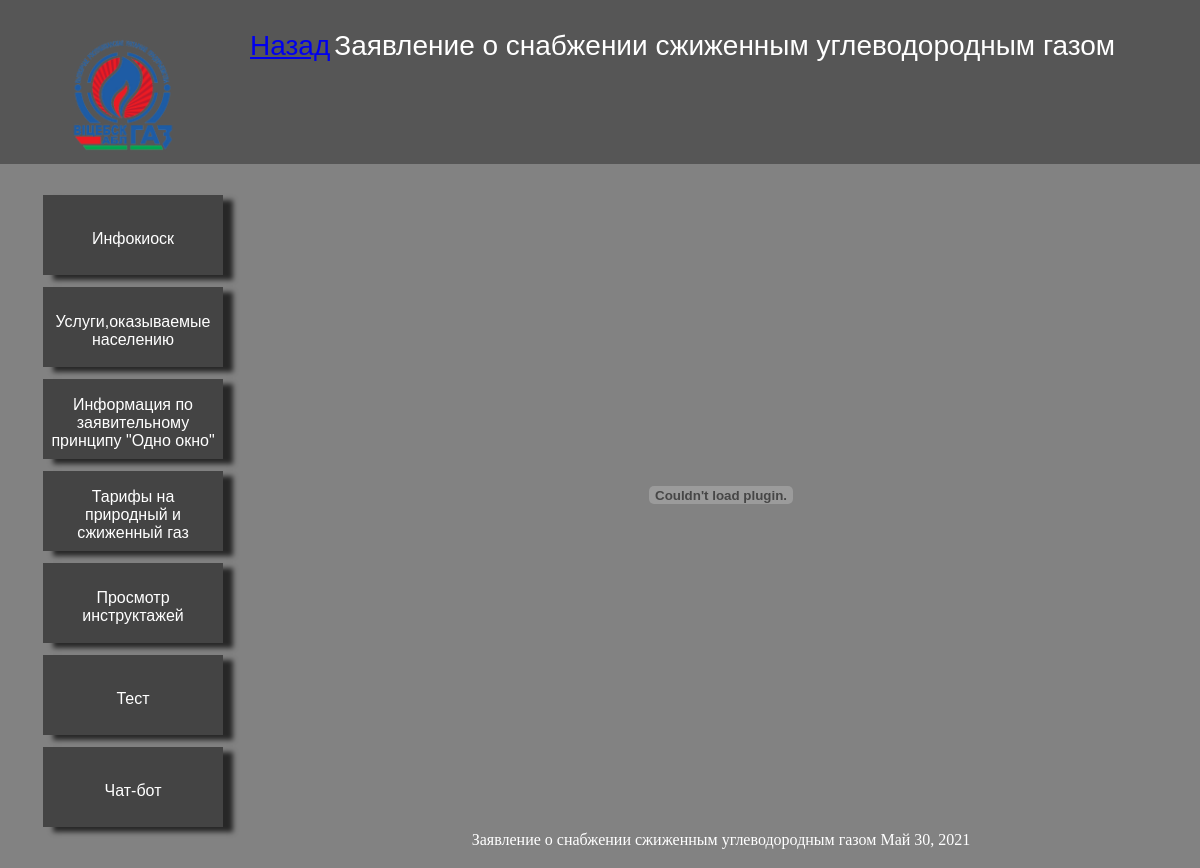
Screenshot of /onewindow/Forms/Liquefied_Petroleum_Gas_Supply_Statement with the database file from the repository.
### main/models.py (models this page shows, shortened)
class Liquefied_Petroleum_Gas_Supply_Statement(models.Model):
    title = models.CharField(max_length=150)
    Liquefied_Petroleum_Gas_Supply_Statement_doc = models.FileField(upload_to='Forms/')
    times = models.DateField()

### main/views.py (the view)
# urls.py: path('onewindow/Forms/Liquefied_Petroleum_Gas_Supply_Statement', views.Liquefied_Petroleum_Gas_Supply_Statement_home, name='Liquefied_Petroleum_Gas_Supply_Statement'),
def Liquefied_Petroleum_Gas_Supply_Statement_home(request):
    data = Liquefied_Petroleum_Gas_Supply_Statement.objects.all()
    return render(request,'main/statements/Liquefied_Petroleum_Gas_Supply_Statement.html', {'data': data})

### main/templates/main/statements/Liquefied_Petroleum_Gas_Supply_Statement.html (shortened to what this page needs)
{%extends 'main/Shell.html'%}
{%block topbar%}
<div class="topbar">
    <table>
        <tr>
            <td height="20vh"><a class="back" href="{%url 'Forms'%}">Назад</a></td>
            <td><a class="toptext">Заявление о снабжении сжиженным углеводородным газом</a></td>
        </tr>
    </table>
</div>
{%endblock%}
{%block body%}
{%for el in data%}
<center>
        <div class="botton_color">
                <embed class="docs_view" src="{{ el.Liquefied_Petroleum_Gas_Supply_Statement_doc.url }}" >
                <p href="{{ el.Liquefied_Petroleum_Gas_Supply_Statement}}" class="cool_text">{{ el.title }} {{el.times}}</p>
        </div>
</center>
{%endfor%}
{%endblock%}

### main/static/main/css/Shell.css (style rules this page uses)
.main { margin: 0; background: #828282; }
.back { height: 15vh; }
.topbar { height: 19vh; background-color: #565656; text-align: center; margin: 0; padding-top: 1.5vh; }
.toptext { color: #fff; font-family: Arial, Helvetica, sans-serif; font-size: 3.5vh; margin-left: auto; margin-right: auto; margin-top: 3vh; }
.docs_view { height: 80vh; width: 50vw; padding-top: 1vh; display: block; margin-left: auto; margin-right: auto; }
.cool_text { color: #fff; text-align: center; }

### rows the page displays
Liquefied_Petroleum_Gas_Supply_Statement: title "Заявление о снабжении сжиженным углеводородным газом", times "Май 30, 2021"
